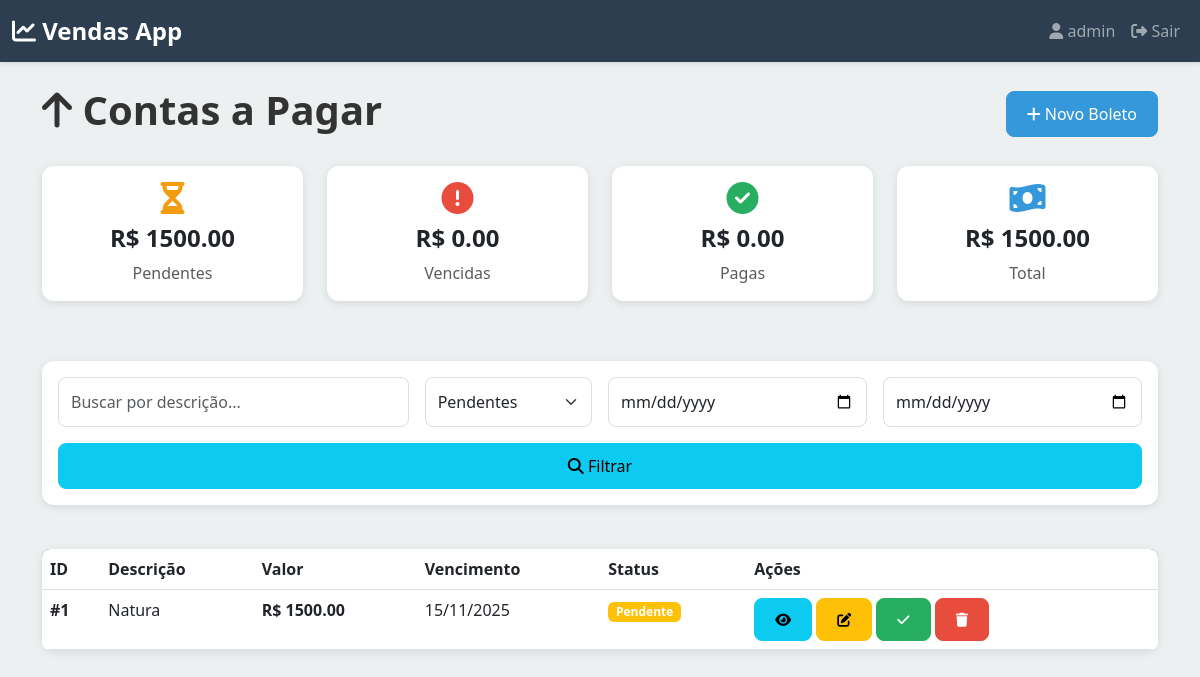
The app's page /contas-pagar/ (signed in) with its own data.
### vendas/models.py (models this page shows, shortened)
class AccountsPayable(models.Model):
    STATUS_CHOICES = [
        ('pendente', 'Pendente'),
        ('vencido', 'Vencido'),
        ('pago', 'Pago'),
    ]
    usuario = models.ForeignKey(
        User,
        on_delete=models.CASCADE,
        related_name='contas_pagar',
        help_text="Usuário proprietário"
    )
    descricao = models.CharField(
        max_length=300,
        help_text="Descrição do boleto/pagamento"
    )
    valor = models.DecimalField(
        max_digits=12,
        decimal_places=2,
        help_text="Valor a pagar"
    )
    data_vencimento = models.DateField(
        help_text="Data de vencimento"
    )
    data_pagamento = models.DateField(
        blank=True,
        null=True,
        help_text="Data do pagamento (preenchido quando pago)"
    )
    status = models.CharField(
        max_length=20,
        choices=STATUS_CHOICES,
        default='pendente',
        help_text="Status da conta"
    )
    observacoes = models.TextField(
        blank=True,
        null=True,
        help_text="Observações"
    )
    criado_em = models.DateTimeField(auto_now_add=True)
    class Meta:
        verbose_name = "Conta a Pagar"
        verbose_name_plural = "Contas a Pagar"
        ordering = ['data_vencimento']
    def atualizar_status(self):
        if self.status == 'pago':
            return
        hoje = timezone.now().date()
        if self.data_vencimento < hoje:
            self.status = 'vencido'
        else:
            self.status = 'pendente'
        self.save()

### vendas/views.py (the view)
# urls.py: path('contas-pagar/', views.contas_pagar_list, name='contas_pagar_list'),
@login_required(login_url='vendas:login')
def contas_pagar_list(request):
    usuario = request.user
    contas = AccountsPayable.objects.filter(usuario=usuario).order_by('-data_vencimento')
    hoje = timezone.now().date()
    for conta in contas:
        conta.atualizar_status()
    status = request.GET.get('status', 'pendente')
    if status in ['pendente', 'vencido', 'pago']:
        contas = contas.filter(status=status)
    elif status == 'todos':
        pass  # Sem filtro
    else:
        contas = contas.filter(status='pendente')
        status = 'pendente'
    busca = request.GET.get('busca', '').strip()
    if busca:
        contas = contas.filter(descricao__icontains=busca)
    data_inicio = request.GET.get('data_inicio', '')
    data_fim = request.GET.get('data_fim', '')
    if data_inicio:
        try:
            data_inicio_obj = timezone.datetime.strptime(data_inicio, '%Y-%m-%d').date()
            contas = contas.filter(data_vencimento__gte=data_inicio_obj)
        except:
            pass
    if data_fim:
        try:
            data_fim_obj = timezone.datetime.strptime(data_fim, '%Y-%m-%d').date()
            contas = contas.filter(data_vencimento__lte=data_fim_obj)
        except:
            pass
    total_contas = contas.count()
    valor_total = contas.aggregate(Sum('valor'))['valor__sum'] or 0
    contas_pendentes = AccountsPayable.objects.filter(usuario=usuario, status='pendente').aggregate(Sum('valor'))['valor__sum'] or 0
    contas_vencidas = AccountsPayable.objects.filter(usuario=usuario, status='vencido').aggregate(Sum('valor'))['valor__sum'] or 0
    contas_pagas = AccountsPayable.objects.filter(usuario=usuario, status='pago').aggregate(Sum('valor'))['valor__sum'] or 0
    contexto = {
        'contas_pagar': contas,
        'total_contas': total_contas,
        'valor_total': valor_total,
        'status_filtro': status,
        'busca': busca,
        'data_inicio': data_inicio,
        'data_fim': data_fim,
        'contas_pendentes': contas_pendentes,
        'contas_vencidas': contas_vencidas,
        'contas_pagas': contas_pagas,
    }
    return render(request, 'vendas/contas_pagar/list.html', contexto)

### templates/vendas/contas_pagar/list.html (shortened to what this page needs)
{% extends 'base.html' %}
{% block content %}
<div class="row mt-4">
    <div class="col-12 mb-4">
        <div class="d-flex justify-content-between align-items-center">
            <div>
                <h1 class="fw-bold">
                    <i class="fas fa-arrow-up"></i> Contas a Pagar
                </h1>
            </div>
            <a href="{% url 'vendas:conta_pagar_create' %}" class="btn btn-primary">
                <i class="fas fa-plus"></i> Novo Boleto
            </a>
        </div>
    </div>
</div>
<div class="row mb-4">
    <div class="col-12 col-sm-6 col-md-3 mb-3">
        <div class="card text-center">
            <div class="card-body">
                <i class="fas fa-hourglass-half" style="font-size: 2rem; color: #f39c12;"></i>
                <h4 class="mt-2 fw-bold">R$ {{ contas_pendentes|floatformat:2 }}</h4>
                <p class="text-muted mb-0">Pendentes</p>
            </div>
        </div>
    </div>
    <div class="col-12 col-sm-6 col-md-3 mb-3">
        <div class="card text-center">
            <div class="card-body">
                <i class="fas fa-exclamation-circle" style="font-size: 2rem; color: #e74c3c;"></i>
                <h4 class="mt-2 fw-bold">R$ {{ contas_vencidas|floatformat:2 }}</h4>
                <p class="text-muted mb-0">Vencidas</p>
            </div>
        </div>
    </div>
    <div class="col-12 col-sm-6 col-md-3 mb-3">
        <div class="card text-center">
            <div class="card-body">
                <i class="fas fa-check-circle" style="font-size: 2rem; color: #27ae60;"></i>
                <h4 class="mt-2 fw-bold">R$ {{ contas_pagas|floatformat:2 }}</h4>
                <p class="text-muted mb-0">Pagas</p>
            </div>
        </div>
    </div>
    <div class="col-12 col-sm-6 col-md-3 mb-3">
        <div class="card text-center">
            <div class="card-body">
                <i class="fas fa-money-bill-wave" style="font-size: 2rem; color: #3498db;"></i>
                <h4 class="mt-2 fw-bold">R$ {{ valor_total|floatformat:2 }}</h4>
                <p class="text-muted mb-0">Total</p>
            </div>
        </div>
    </div>
</div>
<div class="row mb-4">
    <div class="col-12">
        <div class="card">
            <div class="card-body">
                <form method="GET" action="{% url 'vendas:contas_pagar_list' %}" class="row g-3">
                    <div class="col-12 col-md-4">
                        <input
                            type="text"
                            class="form-control"
                            name="busca"
                            placeholder="Buscar por descrição..."
                            value="{{ busca }}"
                        >
                    </div>
                    <div class="col-12 col-md-2">
                        <select class="form-select" name="status" onchange="this.form.submit()">
                            <option value="pendente" {% if status_filtro == 'pendente' %}selected{% endif %}>
                                Pendentes
                            </option>
                        </select>
                    </div>
                    <div class="col-12 col-md-3">
                        <input
                            type="date"
                            class="form-control"
                            name="data_inicio"
                            value="{{ data_inicio }}"
                        >
                    </div>
                    <div class="col-12 col-md-3">
                        <input
                            type="date"
                            class="form-control"
                            name="data_fim"
                            value="{{ data_fim }}"
                        >
                    </div>
                    <div class="col-12">
                        <button type="submit" class="btn btn-info w-100">
                            <i class="fas fa-search"></i> Filtrar
                        </button>
                    </div>
                </form>
            </div>
        </div>
    </div>
</div>
<div class="row">
    <div class="col-12">
        {% if contas_pagar %}
            <div class="d-none d-md-block">
                <div class="card">
                    <div class="table-responsive">
                        <table class="table table-hover mb-0">
                            <thead>
                                <tr>
                                    <th>ID</th>
                                    <th>Descrição</th>
                                    <th>Valor</th>
                                    <th>Vencimento</th>
                                    <th>Status</th>
                                    <th>Ações</th>
                                </tr>
                            </thead>
                            <tbody>
                                {% for conta in contas_pagar %}
                                <tr>
                                    <td>
                                        <strong>#{{ conta.id }}</strong>
                                    </td>
                                    <td>{{ conta.descricao }}</td>
                                    <td>
                                        <strong>R$ {{ conta.valor|floatformat:2 }}</strong>
                                    </td>
                                    <td>{{ conta.data_vencimento|date:"d/m/Y" }}</td>
                                    <td>
                                        {% if conta.status == 'pago' %}
                                            <span class="badge bg-success">Pago</span>
                                        {% elif conta.status == 'vencido' %}
                                            <span class="badge bg-danger">Vencido</span>
                                        {% else %}
                                            <span class="badge bg-warning">Pendente</span>
                                        {% endif %}
                                    </td>
                                    <td>
                                        <a href="{% url 'vendas:conta_pagar_detail' conta.pk %}"
                                           class="btn btn-sm btn-info" title="Visualizar">
                                            <i class="fas fa-eye"></i>
                                        </a>
                                        <a href="{% url 'vendas:conta_pagar_edit' conta.pk %}"
                                           class="btn btn-sm btn-warning" title="Editar">
                                            <i class="fas fa-edit"></i>
                                        </a>
                                        {% if conta.status != 'pago' %}
                                        <a href="{% url 'vendas:conta_pagar_marcar_pago' conta.pk %}"
                                           class="btn btn-sm btn-success" title="Marcar como Pago">
                                            <i class="fas fa-check"></i>
                                        </a>
                                        {% else %}
                                        <a href="{% url 'vendas:conta_pagar_marcar_nao_pago' conta.pk %}"
                                           class="btn btn-sm btn-warning" title="Marcar como Não Pago">
                                            <i class="fas fa-undo"></i>
                                        </a>
                                        {% endif %}
                                        <a href="{% url 'vendas:conta_pagar_delete' conta.pk %}"
                                           class="btn btn-sm btn-danger" title="Deletar">
                                            <i class="fas fa-trash"></i>
                                        </a>
                                    </td>
                                </tr>
                                {% endfor %}
                            </tbody>
                        </table>
                    </div>
                </div>
            </div>
        {% endif %}
    </div>
</div>
{% endblock %}

### templates/base.html (shortened to what this page needs)
<!DOCTYPE html>
<html lang="pt-BR">
<head>
    <link href="https://cdn.jsdelivr.net/npm/bootstrap@5.3.0/dist/css/bootstrap.min.css" rel="stylesheet">
    <link rel="stylesheet" href="https://cdnjs.cloudflare.com/ajax/libs/font-awesome/6.4.0/css/all.min.css">
</head>
<body>
    {% if user.is_authenticated %}
    <nav class="navbar navbar-expand-lg navbar-dark">
        <div class="container-fluid">
            <a class="navbar-brand" href="{% url 'vendas:home' %}">
                <i class="fas fa-chart-line"></i> Vendas App
            </a>
            <div class="collapse navbar-collapse" id="navbarNav">
                <ul class="navbar-nav ms-auto">
                    <li class="nav-item">
                        <span class="nav-link">
                            <i class="fas fa-user"></i> {{ user.first_name|default:user.username }}
                        </span>
                    </li>
                    <li class="nav-item">
                        <a class="nav-link" href="{% url 'vendas:logout' %}">
                            <i class="fas fa-sign-out-alt"></i> Sair
                        </a>
                    </li>
                </ul>
            </div>
        </div>
    </nav>
    {% endif %}
    <div class="main-container">
        <div class="container">
            {% block content %}{% endblock %}
        </div>
    </div>
</body>
</html>

### templates/base.html (style rules this page uses)
:root { --primary-color: #2c3e50; --secondary-color: #3498db; --success-color: #27ae60; --danger-color: #e74c3c; --warning-color: #f39c12; --light-bg: #ecf0f1; }
* { margin: 0; padding: 0; box-sizing: border-box; }
body { font-family: 'Segoe UI', Tahoma, Geneva, Verdana, sans-serif; background-color: var(--light-bg); color: #333; }
.navbar { background-color: var(--primary-color); box-shadow: 0 2px 4px rgba(0, 0, 0, 0.1); }
.navbar-brand { font-weight: bold; font-size: 1.5rem; }
.main-container { min-height: 100vh; padding-bottom: 80px; }
.card { border: none; border-radius: 12px; box-shadow: 0 2px 8px rgba(0, 0, 0, 0.1); margin-bottom: 20px; }
.btn { border-radius: 8px; font-weight: 500; padding: 10px 20px; transition: all 0.3s ease; }
.btn-primary { background-color: var(--secondary-color); border-color: var(--secondary-color); }
.btn-success { background-color: var(--success-color); border-color: var(--success-color); }
.btn-danger { background-color: var(--danger-color); border-color: var(--danger-color); }
.form-control, .form-select { border-radius: 8px; border: 1px solid #ddd; padding: 12px; font-size: 1rem; }
.table { background-color: white; border-radius: 8px; overflow: hidden; }
.table thead { background-color: var(--primary-color); color: white; }

### records on screen
AccountsPayable: status "Pendentes", id "1", descricao "Natura", valor "1500.00", data_vencimento "15/11/2025"

### other values on screen
{{ user.first_name|default:user.username }} "admin"
{{ contas_pendentes|floatformat:2 }} "1500.00"
{{ contas_vencidas|floatformat:2 }} "0.00"
{{ contas_pagas|floatformat:2 }} "0.00"
{{ valor_total|floatformat:2 }} "1500.00"
